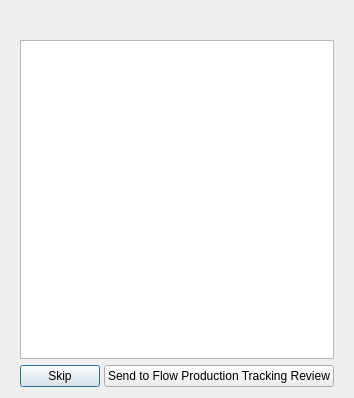
<?xml version="1.0" encoding="UTF-8"?>
<ui version="4.0">
 <class>BatchRenderDialog</class>
 <widget class="QDialog" name="BatchRenderDialog">
  <property name="geometry">
   <rect>
    <x>0</x>
    <y>0</y>
    <width>352</width>
    <height>398</height>
   </rect>
  </property>
  <property name="windowTitle">
   <string>Submit to Flow Production Tracking</string>
  </property>
  <layout class="QVBoxLayout" name="verticalLayout">
   <property name="leftMargin">
    <number>20</number>
   </property>
   <property name="topMargin">
    <number>20</number>
   </property>
   <property name="rightMargin">
    <number>20</number>
   </property>
   <item>
    <widget class="QLabel" name="label_2">
     <property name="text">
      <string/>
     </property>
     <property name="pixmap">
      <pixmap resource="resources.qrc">:/tk-flame-export/batch_render_splash.png</pixmap>
     </property>
    </widget>
   </item>
   <item>
    <widget class="QPlainTextEdit" name="comments">
     <property name="minimumSize">
      <size>
       <width>300</width>
       <height>100</height>
      </size>
     </property>
    </widget>
   </item>
   <item>
    <layout class="QHBoxLayout" name="horizontalLayout">
     <property name="spacing">
      <number>4</number>
     </property>
     <item>
      <spacer name="horizontalSpacer">
       <property name="orientation">
        <enum>Qt::Horizontal</enum>
       </property>
       <property name="sizeHint" stdset="0">
        <size>
         <width>368</width>
         <height>20</height>
        </size>
       </property>
      </spacer>
     </item>
     <item>
      <widget class="QPushButton" name="cancel">
       <property name="text">
        <string>Skip</string>
       </property>
      </widget>
     </item>
     <item>
      <widget class="QPushButton" name="submit">
       <property name="text">
        <string>Send to Flow Production Tracking Review</string>
       </property>
      </widget>
     </item>
    </layout>
   </item>
  </layout>
 </widget>
 <resources>
  <include location="resources.qrc"/>
 </resources>
 <connections/>
</ui>
